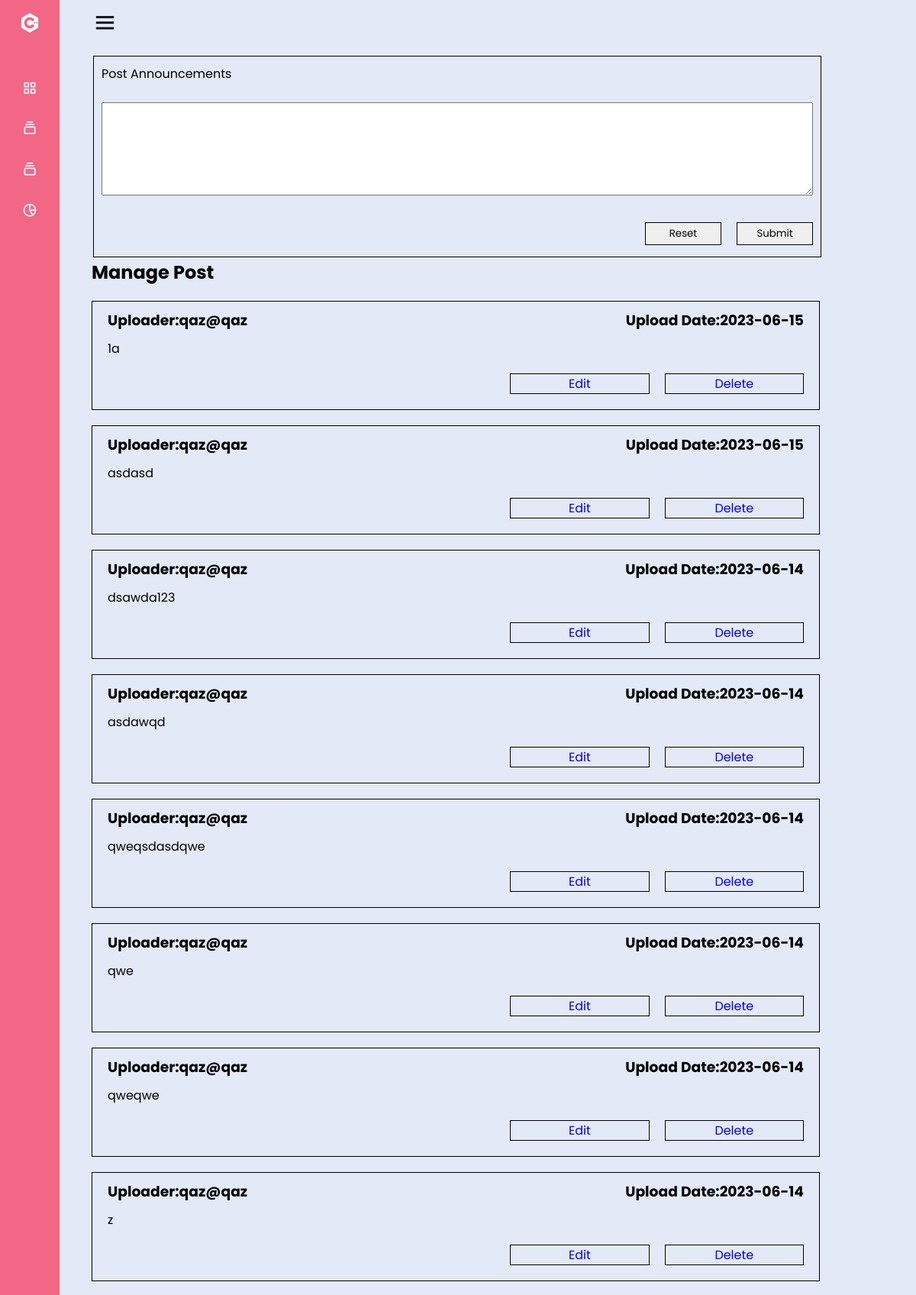
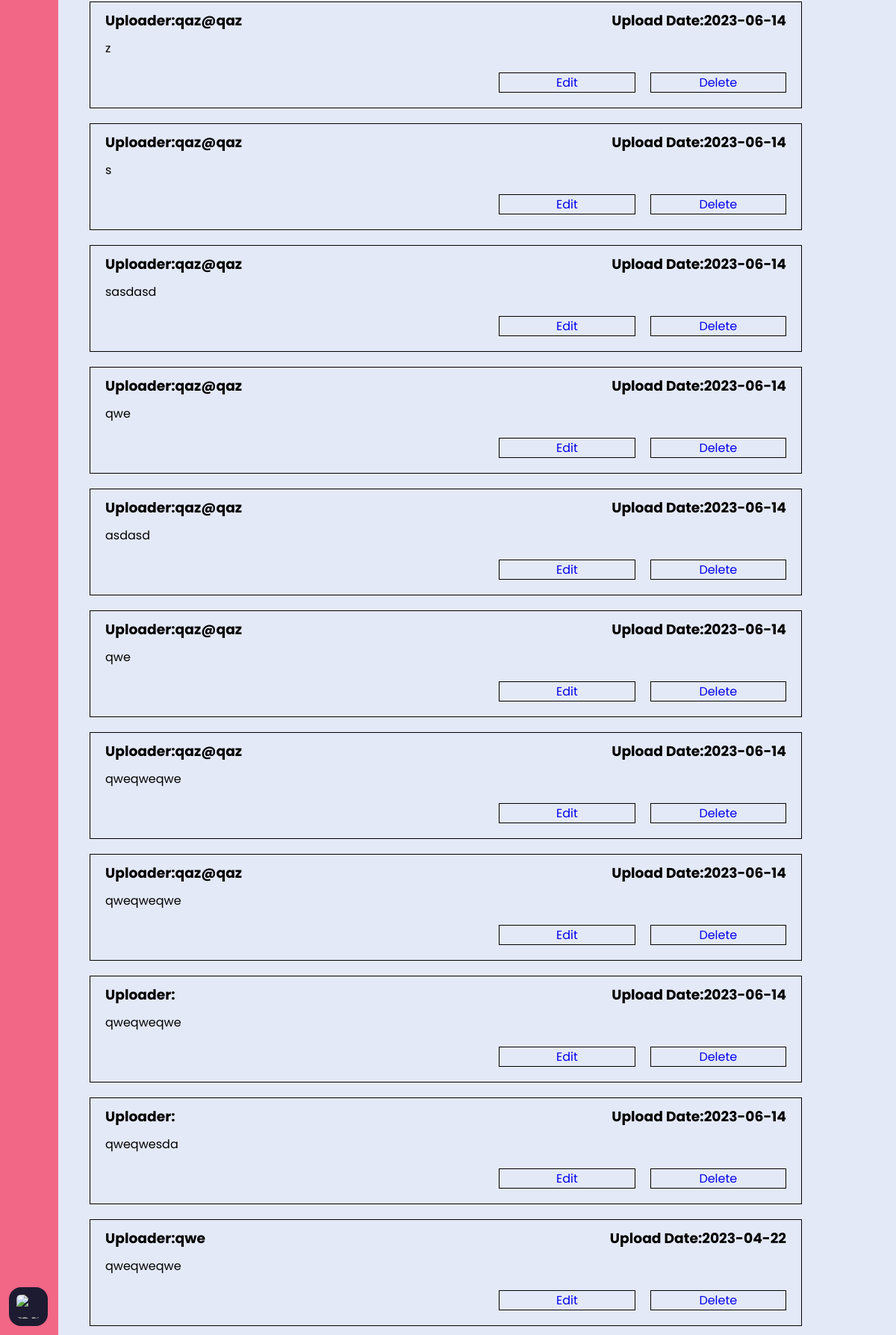
Page /pages/admin/postUpdate.php (signed in) on the committed database (2 pictures, top to bottom).
### tables this page shows
CREATE TABLE `announcements` (
  `uploadId` int(11) NOT NULL,
  `uploadDate` date NOT NULL DEFAULT current_timestamp(),
  `announcement` longtext NOT NULL,
  `uploader` varchar(50) NOT NULL
);

### pages/include/selectDb.php (called while the page is built, shortened)
<?php
include 'dbConnection.php';
$getPost = "SELECT * FROM announcements ORDER BY uploadId DESC ";
$resultGetPost = mysqli_query($conn, $getPost);

### pages/admin/postUpdate.php (the view, shortened to what this page needs)
<!DOCTYPE html>
<html lang="en">
<head>
    <link rel="stylesheet" href="include/nav.css">
</head>
<body>
    <?php
    include '../include/selectDb.php';
    ?>
    <?php
    if ($_SESSION['role'] === 'admin') {
        include '../../assets/template/nav.php';
    } elseif ($_SESSION['role'] === 'staff') {
        include '../../assets/template/staffNav.php';
    }
    ?>
    <section class="home-section">
        <form method="POST" action="postUpdateDb.php">
            <label for="postText">Post Announcements</label><br>
            <textarea id="postText" name="postText" rows="5" cols="50"></textarea><br>
            <div id="submitBtn">
                <button type="submit">Submit</button>
                <button type="reset">Reset</button>
            </div>
        </form>
        <div id="manageStyle">
            <h1>Manage Post</h1>
            <?php
            if ($resultGetPost->num_rows > 0) {
                while ($row = $resultGetPost->fetch_assoc()) {
                    echo "<div class='postFormat'><section><h3>Uploader:" . $row['uploader'] . "</h3><h3>Upload Date:" . $row['uploadDate'] . "</h3></section><main><p>" . $row['announcement'] . "</p></main>" ?>
                    <footer>
                        <a class="aBtn edit-btn" href="#" data-id="<?php echo $row['uploadId']; ?>">Edit</a>
                        <a class="aBtn delete-btn" href="#" data-id="<?php echo $row['uploadId']; ?>">Delete</a>
                    </footer>
        </div> <?php
                }
            }
                ?>
</div>
    </section>
</body>
</html>

### assets/template/staffNav.php (shortened to what this page needs)
<!DOCTYPE html>
<html lang="en" dir="ltr">
<head>
    <link href='https://unpkg.com/boxicons@2.0.7/css/boxicons.min.css' rel='stylesheet'>
</head>
<body>
    <div class="sidebar close">
        <div class="logo-details">
            <i class='bx bxl-c-plus-plus'></i>
        </div>
        <ul class="nav-links">
            <li>
                <a href="staffHome.php">
                    <i class='bx bx-grid-alt'></i>
                </a>
            </li>
            <li>
                <div class="iocn-link">
                    <a href="#">
                        <i class='bx bx-collection'></i>
                    </a>
                </div>
            </li>
            <li>
                <div class="iocn-link">
                    <a href="#">
                        <i class='bx bx-collection'></i>
                    </a>
                </div>
            </li>
            <li>
                <a href="postUpdate.php">
                    <i class='bx bx-pie-chart-alt-2'></i>
                </a>
            </li>
            <li>
                <div class="profile-details">
                    <div class="profile-content">
                        <img src="image/profile.jpg" alt="profileImg">
                    </div>
                </div>
            </li>
        </ul>
    </div>
    <section class="home-section">
        <div class="home-content">
            <i class='bx bx-menu'></i>
        </div>
    </section>
</body>
</html>

### assets/template/nav.css (style rules this page uses)
* { margin: 0; padding: 0; box-sizing: border-box; font-family: 'Poppins', sans-serif; }
body { background: #E4E9F7; }
.sidebar { position: fixed; top: 0; left: 0; height: 100%; width: 260px; background: #11101d; z-index: 100; transition: all 0.5s ease; }
.sidebar.close { width: 78px; }
.sidebar .logo-details { height: 60px; width: 100%; display: flex; align-items: center; }
.sidebar .logo-details i { font-size: 30px; color: #fff; height: 50px; min-width: 78px; text-align: center; line-height: 50px; }
.sidebar .nav-links { height: 100%; padding: 30px 0 150px 0; overflow: auto; }
.sidebar.close .nav-links { overflow: visible; }
.sidebar .nav-links li { position: relative; list-style: none; transition: all 0.4s ease; }
.sidebar .nav-links li .iocn-link { display: flex; align-items: center; justify-content: space-between; }
.sidebar.close .nav-links li .iocn-link { display: block }
.sidebar .nav-links li i { height: 50px; min-width: 78px; text-align: center; line-height: 50px; color: #fff; font-size: 20px; cursor: pointer; transition: all 0.3s ease; }
.sidebar .nav-links li a { display: flex; align-items: center; text-decoration: none; }
.sidebar .profile-details { position: fixed; bottom: 0; width: 260px; display: flex; align-items: center; justify-content: space-between; background: #1d1b31; padding: 12px 0; transition: all 0.5s ease; }
.sidebar.close .profile-details { background: none; }
.sidebar.close .profile-details { width: 78px; }
.sidebar .profile-details .profile-content { display: flex; align-items: center; }
.sidebar .profile-details img { height: 52px; width: 52px; object-fit: cover; border-radius: 16px; margin: 0 14px 0 12px; background: #1d1b31; transition: all 0.5s ease; }
.sidebar.close .profile-details img { padding: 10px; }
.home-section { position: relative; background: #E4E9F7; margin-left: 50px; left: 260px; width: calc(100% - 260px); transition: all 0.5s ease; padding: 12px; }
.sidebar.close ~ .home-section { left: 78px; width: calc(100% - 78px); }
.home-content { display: flex; align-items: center; flex-wrap: wrap; }
.home-section .home-content .bx-menu, .home-section .home-content .text { color: #11101d; font-size: 35px; }
.home-section .home-content .bx-menu { cursor: pointer; margin-right: 10px; }

### pages/admin/postUpdate.php (style rules this page uses)
* { box-sizing: border-box; margin: 0px; padding: 0px; }
form { margin: 2px; padding: 10px; border: 1px solid black; display: flex; width: 90%; justify-content: end; flex-direction: column; }
textarea { padding: 10px; }
#submitBtn { margin-top: 10px; display: flex; flex-direction: row-reverse; justify-content: flex-start; gap: 20px; }
button { width: 100px; height: 30px; border: 1px solid black; margin-bottom: 5px; }
.postFormat { border: 1px solid black; margin-top: 20px; height: auto; width: 90%; }
.postFormat section { display: flex; flex-direction: row; justify-content: space-between; margin: 10px 20px; }
main { margin: 10px 20px; }
.aBtn { border: 1px solid black; width: 20%; text-align: center; text-decoration: none; }
footer { margin-top: 10px; display: flex; justify-content: end; gap: 20px; margin: 20px; }
.close { color: #aaa; float: right; font-size: 28px; font-weight: bold; cursor: pointer; }

### rows in the picture
announcements: uploader "qaz@qaz", uploadDate "2023-06-15", announcement "1a"
announcements: uploader "qaz@qaz", uploadDate "2023-06-15", announcement "asdasd"
announcements: uploader "qaz@qaz", uploadDate "2023-06-14", announcement "dsawda123"
announcements: uploader "qaz@qaz", uploadDate "2023-06-14", announcement "asdawqd"
announcements: uploader "qaz@qaz", uploadDate "2023-06-14", announcement "qweqsdasdqwe"
announcements: uploader "qaz@qaz", uploadDate "2023-06-14", announcement "qwe"
announcements: uploader "qaz@qaz", uploadDate "2023-06-14", announcement "qweqwe"
announcements: uploader "qaz@qaz", uploadDate "2023-06-14", announcement "z"
announcements: uploader "qaz@qaz", uploadDate "2023-06-14", announcement "z"
announcements: uploader "qaz@qaz", uploadDate "2023-06-14", announcement "s"
announcements: uploader "qaz@qaz", uploadDate "2023-06-14", announcement "sasdasd"
announcements: uploader "qaz@qaz", uploadDate "2023-06-14", announcement "qwe"
announcements: uploader "qaz@qaz", uploadDate "2023-06-14", announcement "asdasd"
announcements: uploader "qaz@qaz", uploadDate "2023-06-14", announcement "qwe"
announcements: uploader "qaz@qaz", uploadDate "2023-06-14", announcement "qweqweqwe"
announcements: uploader "qaz@qaz", uploadDate "2023-06-14", announcement "qweqweqwe"
announcements: uploadDate "2023-06-14", announcement "qweqweqwe"
announcements: uploadDate "2023-06-14", announcement "qweqwesda"
announcements: uploader "qwe", uploadDate "2023-04-22", announcement "qweqweqwe"
